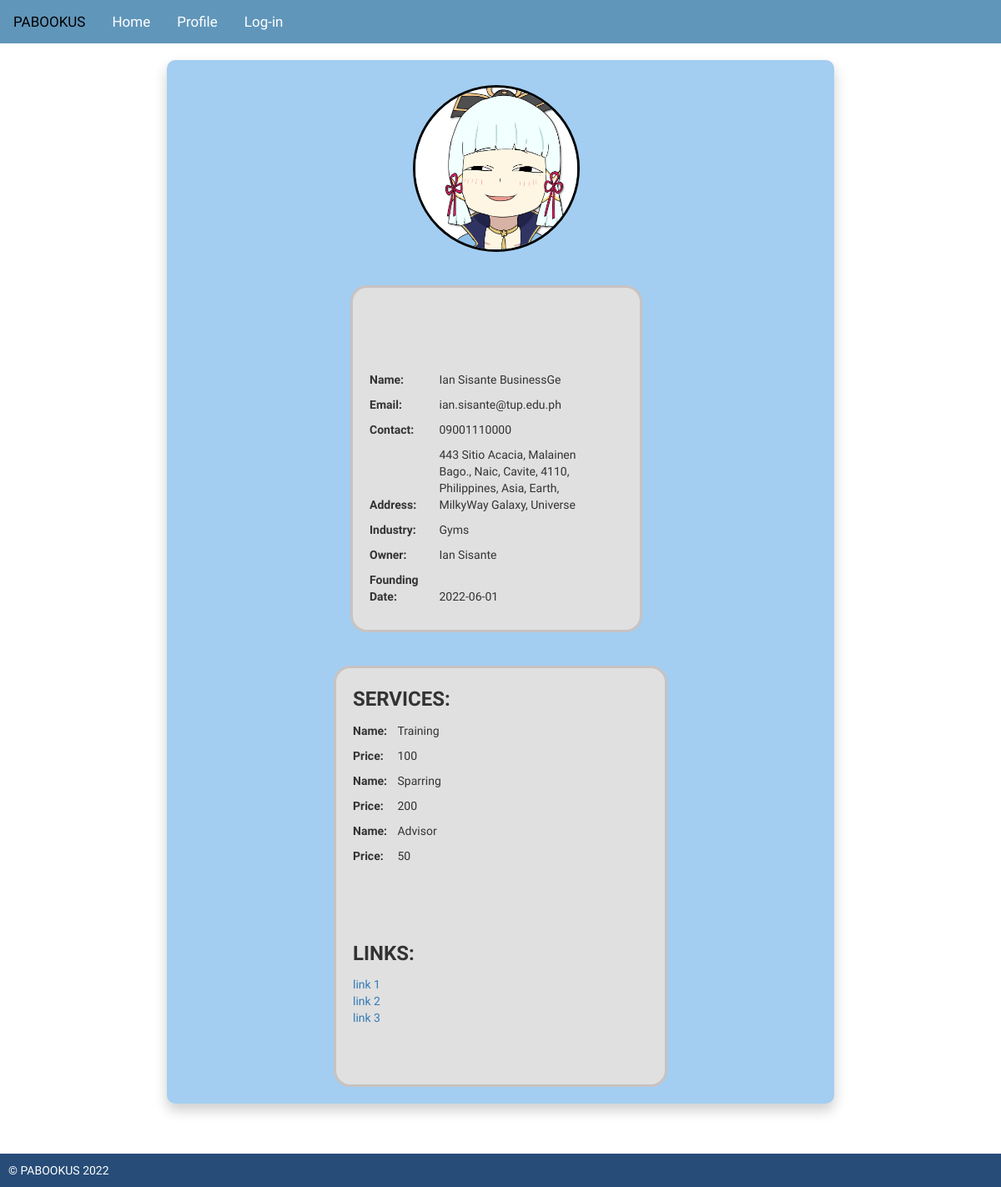
The app's page /profile/company/5 with its own data.
### tables this page shows
CREATE TABLE `company` (
  `company_id` int(12) NOT NULL,
  `company_name` varchar(50) DEFAULT NULL,
  `email` varchar(100) NOT NULL,
  `password` varchar(100) NOT NULL,
  `contact` varchar(12) DEFAULT NULL,
  `address` varchar(200) DEFAULT NULL,
  `industry` varchar(50) DEFAULT NULL,
  `owner` varchar(100) DEFAULT NULL,
  `founding_date` date DEFAULT NULL,
  `bio_id` int(12) DEFAULT NULL,
  `link_id` int(12) DEFAULT NULL,
  `schedule_id` int(12) DEFAULT NULL,
  `review_id` int(12) DEFAULT NULL,
  `services_id` varchar(25) NOT NULL
);

CREATE TABLE `industry` (
  `id` int(11) NOT NULL,
  `name` varchar(255) NOT NULL,
  `category` int(11) NOT NULL
);

CREATE TABLE `company5_service` (
  `name` varchar(50) NOT NULL,
  `price` int(11) DEFAULT NULL,
  `id` int(9) NOT NULL,
  `duration` int(4) NOT NULL,
  `slot` int(11) NOT NULL
);

### application/controllers/Routes.php (called while the page is built, shortened)
<?php
class Routes extends CI_Controller {
    public function __construct() {
        $this->load->helper('url');
        $this->load->library('session');
    }
    public function profile()
    {
        $user_id = $this->uri->segment(3);
        $this->load->model('User_model');
        $this->load->model('Industry_model');
        $this->load->model("Service_model");
        $user_details = $this->User_model->get_company_id($user_id);
        $temp_i = $this->Industry_model->get_table();
        $industry = array();
        foreach($temp_i as $i){
            $industry[$i['name']] = $i;
        }
        ksort($industry);
        $data['key_industry'] = $industry;
        $data['key_industry_default'] = $temp_i;
        $service = $this->Service_model->get_table($user_id);
        $data['key_service'] = $service;
        $data['key_details'] = $user_details;
        $this->load->view('inc/header');
        $this->load->view('inc/navbar');
        $this->load->view("inc/profile_company", $data);
        $this->load->view('inc/footer');
    }
}

### index.php (called while the page is built, shortened)
<?php
require_once BASEPATH.'core/CodeIgniter.php';

### application/models/User_model.php (called while the page is built, shortened)
<?php
class User_model extends CI_Model {
    public function get_company_id($id){
        $this->db->select(
            'company_id,
            company_name,
            email,
            address,
            industry,
            contact,
            owner,
            founding_date,
            services_id'
        );
        $this->db->where('company_id', $id);
        $q = $this->db->get('company')->row_array();
        if($q) return $q;
        else return false;
    }
}

### application/models/Industry_model.php (called while the page is built, shortened)
<?php
class Industry_model extends CI_Model {
    public function get_table(){
        $this->db->select('*');
        return $this->db->get("industry")->result_array();
    }
}

### application/models/Service_model.php (called while the page is built, shortened)
<?php
class Service_model extends CI_Model {
    public function get_table($id){
        $t_name = "company".$id."_service";
        $this->db->select('*');
        return $this->db->get($t_name)->result_array();
    }
}

### application/views/inc/profile_company.php (the view, shortened to what this page needs)
<div class="flexbox-main-container">
    <div class="flexbox-container">
        <div class="flexbox-item flexbox-item-1" id="dp">
            <img src="<?php echo base_url(); ?>public/img/profile/ayaka_heh.jpg" alt="Profile Picture" style="border: 3px solid black; height: 200px; width: 200px; border-radius: 10000px;">
        </div>
        <div class="flexbox-item flexbox-item-2">
        <br><br><br><br>
        <p class="inf_title">Name:</p>
        <p  class="u_inf" id="name_lbl"><?php
            echo isset($key_details['company_name'])
                ? $key_details['company_name']
                : "company_".$key_details['company_id'];
        ?></p>
        <br>
        <p class="inf_title">Email:</p>
        <p class="u_inf" id="email_lbl"><?php echo $key_details['email']; ?></p>
        <br>
        <p class="inf_title">Contact:</p>
        <p class="u_inf" id="contact_lbl"><?php
            echo isset($key_details['contact'])
                ? $key_details['contact']
                : "Not set"
        ?></p>
        <br>
        <p class="inf_title">Address:</p>
        <p class="u_inf" id="address_lbl"><?php
            echo isset($key_details['address'])
                ? $key_details['address']
                : "Not set"
        ?></p>
        <br>
        <p class="inf_title">Industry:</p>
        <p class="u_inf" id="industry_lbl"><?php
            echo isset($key_details['industry'])
                ? $key_industry_default[$key_details['industry']]['name']
                : "Not set"
        ?></p>
        <br>
        <p class="inf_title">Owner:</p>
        <p class="u_inf" id="owner_lbl"><?php echo isset($key_details['owner'])
            ? $key_details['owner']
            : "Not set"
        ?></p>
        <br>
        <p class="inf_title">Founding Date:</p>
        <p class="u_inf" id="founding_date_lbl"><?php
            echo isset($key_details['founding_date'])
                ? $key_details['founding_date']
                : "Not set"
        ?></p>
        </div>
    </div>
    <div class="flexbox-item flexbox-item-3">
        <div id="service_section">
            <div id="service_view">
                <p class="service_title">SERVICES:</p><br>
                <?php
                    foreach($key_service as $s){?>
                    <div class="service_group" id="service_<?php echo $s['id']; ?>">
                        <p class="service_label">Name:</p>
                        <p class="service_label_data" id="<?php echo $s['id']; ?>_n_lbl"><?php
                                    echo $s['name'] ?></p>
                        <br>
                        <p class="service_label">Price:</p>
                        <p class="service_label_data" id="<?php echo $s['id']; ?>_p_lbl"><?php
                                    echo $s['price'] ?></p>
                    </div>
                <?php } ?>
            </div><br>
            <br><br><br><br>
            <div class="links">
                <p>LINKS:</p>
                <ul>
                <?php
                    $links = ["link 1","link 2","link 3"];
                    foreach($links as $link){?>
                    <li><a href="#"><?php echo $link ?></a></li>
                <?php } ?>
                </ul>
            </div>
            <br><br><br>
    </div>
</div>

### public/css/style.css (style rules this page uses)
* { font-family: 'quicksand', Arial, Helvetica, sans-serif; margin: 0; padding: 0; }
.flexbox-main-container { background-color: #A3CEF1; margin: 50px 200px 100px 200px; box-shadow: 0px 8px 16px 0px rgba(0, 0, 0, 0.2); margin-top: 20px; border-radius: 10px; display: flex; justify-content: center; align-content: center; flex-direction: row; flex-wrap: wrap; overflow-wrap: break-word; }
.flexbox-container { flex-direction: column; width: 400px; }
.flexbox-item { border-radius: 20px; width: 250px; margin: 20px; padding: 20px; border: 3px solid rgb(200, 194, 194); }
.flexbox-item-1 { min-height: 200px; border: none; background-color: none; margin: 10px auto; }
.flexbox-item-2 { background-color: #E0E0E0; width: 350px; min-height: 100px; }
.flexbox-item-2 .inf_title { display: inline-block; width: 80px; text-align: left; font-weight: bold; }
.flexbox-item-2 .u_inf,.flexbox-item-3 { display: inline-block; }
#address_lbl { width: 200px; word-wrap: break-word; }
.flexbox-item-3 { background-color: #E0E0E0; width: 400px; min-height: 300px; }
.flexbox-item-3 div,p { display: inline-block; }
.flex-box-item-3, ul li { list-style-type: none; }
.service_title, .links p { font-size: 24px; font-weight: bold; }
.service_label { display: inline-block; width: 50px; text-align: left; font-weight: bold; }
#service_section, #service_view { width: 100%; }
.service_group { width: 90%; }
.service_label_data, .service_item { display: inline-block; }

### records on screen
company: company_name "Ian Sisante BusinessGe", email "ian.sisante@tup.edu.ph", contact "09001110000", address "443 Sitio Acacia, Malainen Bago., Naic, Cavite, 4110, Philippines, Asia, Earth, MilkyWay Galaxy, Universe", industry.name "Gyms", owner "Ian Sisante", founding_date "2022-06-01"
company5_service: name "Training", price "100"
company5_service: name "Sparring", price "200"
company5_service: name "Advisor", price "50"

### other values on screen
$link "link 1"
$link "link 2"
$link "link 3"
